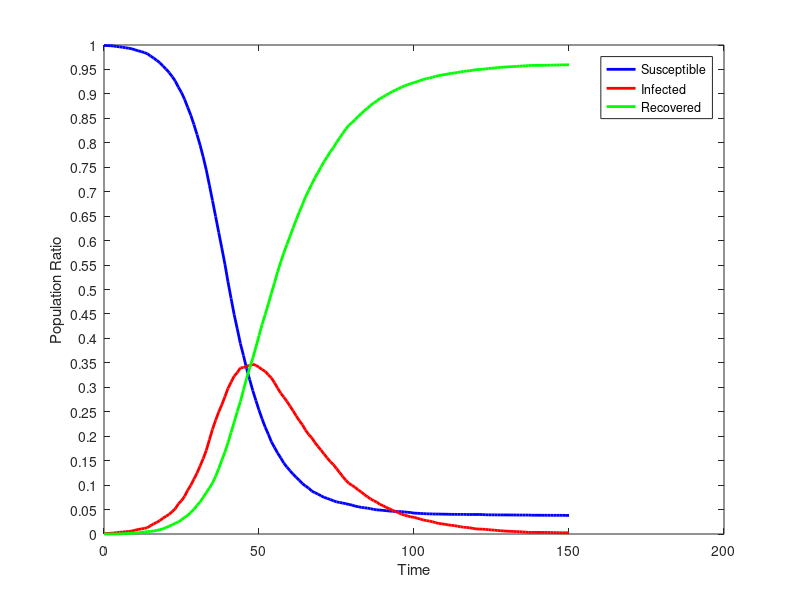

Write the MATLAB code that produced this figure.
dynamics = [
9990,10,0;
9988,12,0;
9985,15,0;
9980,19,1;
9970,28,2;
9962,36,2;
9954,39,7;
9943,48,9;
9934,51,15;
9921,61,18;
9902,77,21;
9881,93,26;
9867,103,30;
9844,115,41;
9822,129,49;
9775,171,54;
9734,206,60;
9687,238,75;
9638,274,88;
9571,323,106;
9507,363,130;
9437,402,161;
9354,459,187;
9261,518,221;
9136,617,247;
9028,681,291;
8889,771,340;
8725,895,380;
8563,997,440;
8375,1121,504;
8170,1245,585;
7953,1392,655;
7710,1541,749;
7443,1710,847;
7133,1927,940;
6818,2140,1042;
6495,2326,1179;
6170,2495,1335;
5849,2642,1509;
5520,2807,1673;
5156,2978,1866;
4815,3105,2080;
4484,3228,2288;
4193,3301,2506;
3894,3398,2708;
3648,3402,2950;
3383,3436,3181;
3156,3442,3402;
2932,3471,3597;
2730,3449,3821;
2533,3412,4055;
2353,3362,4285;
2185,3326,4489;
2041,3255,4704;
1886,3192,4922;
1770,3093,5137;
1657,2983,5360;
1557,2882,5561;
1452,2799,5749;
1368,2712,5920;
1296,2616,6088;
1223,2518,6259;
1158,2416,6426;
1098,2319,6583;
1031,2234,6735;
982,2125,6893;
939,2037,7024;
879,1969,7152;
846,1874,7280;
817,1793,7390;
781,1716,7503;
750,1634,7616;
729,1555,7716;
705,1478,7817;
681,1418,7901;
657,1338,8005;
645,1257,8098;
633,1176,8191;
619,1099,8282;
605,1036,8359;
591,996,8413;
571,954,8475;
558,901,8541;
545,859,8596;
537,806,8657;
529,762,8709;
517,717,8766;
504,681,8815;
494,652,8854;
489,606,8905;
484,580,8936;
477,545,8978;
470,519,9011;
465,487,9048;
461,462,9077;
459,434,9107;
457,405,9138;
450,383,9167;
444,369,9187;
438,348,9214;
427,343,9230;
425,324,9251;
420,307,9273;
418,287,9295;
413,274,9313;
412,264,9324;
409,250,9341;
408,231,9361;
408,216,9376;
406,207,9387;
405,199,9396;
404,187,9409;
402,178,9420;
402,172,9426;
401,160,9439;
401,149,9450;
401,138,9461;
399,134,9467;
399,126,9475;
399,116,9485;
399,104,9497;
399,102,9499;
398,98,9504;
394,95,9511;
392,89,9519;
392,83,9525;
391,78,9531;
391,71,9538;
390,66,9544;
390,62,9548;
390,58,9552;
389,55,9556;
389,53,9558;
388,49,9563;
387,48,9565;
387,42,9571;
387,39,9574;
387,32,9581;
384,34,9582;
384,33,9583;
384,32,9584;
383,33,9584;
383,32,9585;
383,32,9585;
382,31,9587;
382,28,9590;
382,28,9590;
382,26,9592;
382,24,9594;
380,26,9594;
380,23,9597;
];
susceptible = dynamics (:, 1);
infected = dynamics (:, 2);
recovered = dynamics (:, 3);
totalPopulation = susceptible(1) + infected(1) + recovered(1);
susceptibleRatio = susceptible ./ totalPopulation;
infectedRatio = infected ./ totalPopulation;
recoveredRatio = recovered ./ totalPopulation;
steps = length (susceptible);
indices = 0 : steps - 1;
figure
plot (indices, susceptibleRatio.', 'color', 'blue', 'linewidth', 2);
hold on
plot (indices, infectedRatio.', 'color', 'red', 'linewidth', 2);
hold on
plot (indices, recoveredRatio.', 'color', 'green', 'linewidth', 2);
set(gca,'YTick',0:0.05:1.0);
xlabel ('Time');
ylabel ('Population Ratio');
legend('Susceptible','Infected', 'Recovered');
